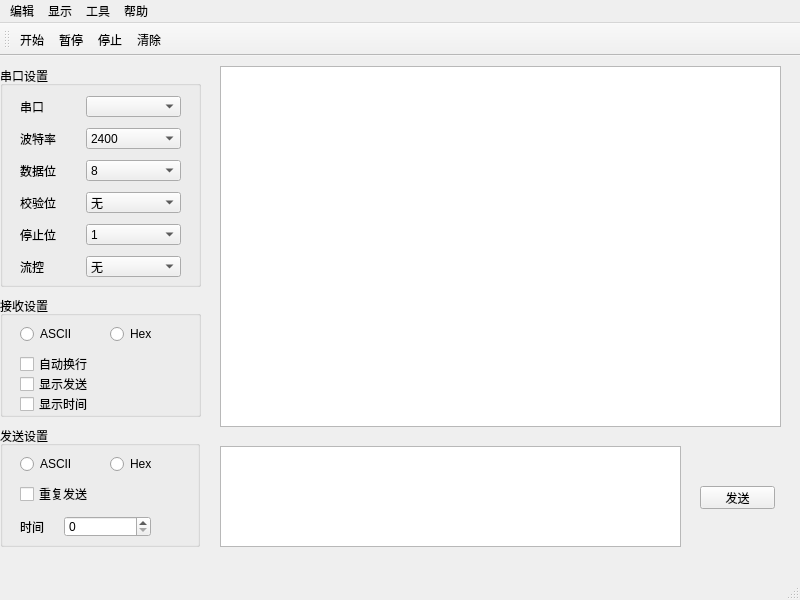
<?xml version="1.0" encoding="UTF-8"?>
<ui version="4.0">
 <class>MainWindow</class>
 <widget class="QMainWindow" name="MainWindow">
  <property name="geometry">
   <rect>
    <x>0</x>
    <y>0</y>
    <width>800</width>
    <height>600</height>
   </rect>
  </property>
  <property name="windowTitle">
   <string>MainWindow</string>
  </property>
  <property name="toolButtonStyle">
   <enum>Qt::ToolButtonIconOnly</enum>
  </property>
  <widget class="QWidget" name="centralwidget">
   <widget class="QGroupBox" name="groupBox">
    <property name="geometry">
     <rect>
      <x>0</x>
      <y>10</y>
      <width>201</width>
      <height>221</height>
     </rect>
    </property>
    <property name="title">
     <string>串口设置</string>
    </property>
    <widget class="QWidget" name="">
     <property name="geometry">
      <rect>
       <x>20</x>
       <y>30</y>
       <width>161</width>
       <height>181</height>
      </rect>
     </property>
     <layout class="QFormLayout" name="formLayout">
      <property name="horizontalSpacing">
       <number>30</number>
      </property>
      <property name="verticalSpacing">
       <number>11</number>
      </property>
      <item row="0" column="0">
       <widget class="QLabel" name="label_1">
        <property name="text">
         <string>串口</string>
        </property>
       </widget>
      </item>
      <item row="1" column="0">
       <widget class="QLabel" name="label_2">
        <property name="text">
         <string>波特率</string>
        </property>
       </widget>
      </item>
      <item row="2" column="0">
       <widget class="QLabel" name="label_3">
        <property name="text">
         <string>数据位</string>
        </property>
       </widget>
      </item>
      <item row="2" column="1">
       <widget class="QComboBox" name="comboBox_3">
        <property name="iconSize">
         <size>
          <width>16</width>
          <height>20</height>
         </size>
        </property>
        <item>
         <property name="text">
          <string>8</string>
         </property>
        </item>
        <item>
         <property name="text">
          <string>7</string>
         </property>
        </item>
        <item>
         <property name="text">
          <string>6</string>
         </property>
        </item>
        <item>
         <property name="text">
          <string>5</string>
         </property>
        </item>
       </widget>
      </item>
      <item row="3" column="0">
       <widget class="QLabel" name="label_4">
        <property name="text">
         <string>校验位</string>
        </property>
       </widget>
      </item>
      <item row="3" column="1">
       <widget class="QComboBox" name="comboBox_4">
        <property name="iconSize">
         <size>
          <width>16</width>
          <height>20</height>
         </size>
        </property>
        <item>
         <property name="text">
          <string>无</string>
         </property>
        </item>
        <item>
         <property name="text">
          <string>奇校验</string>
         </property>
        </item>
        <item>
         <property name="text">
          <string>偶校验</string>
         </property>
        </item>
       </widget>
      </item>
      <item row="4" column="0">
       <widget class="QLabel" name="label_5">
        <property name="text">
         <string>停止位</string>
        </property>
       </widget>
      </item>
      <item row="4" column="1">
       <widget class="QComboBox" name="comboBox_5">
        <property name="iconSize">
         <size>
          <width>16</width>
          <height>20</height>
         </size>
        </property>
        <item>
         <property name="text">
          <string>1</string>
         </property>
        </item>
        <item>
         <property name="text">
          <string>1.5</string>
         </property>
        </item>
        <item>
         <property name="text">
          <string>2</string>
         </property>
        </item>
       </widget>
      </item>
      <item row="5" column="0">
       <widget class="QLabel" name="label_6">
        <property name="text">
         <string>流控</string>
        </property>
       </widget>
      </item>
      <item row="5" column="1">
       <widget class="QComboBox" name="comboBox_6">
        <property name="iconSize">
         <size>
          <width>16</width>
          <height>20</height>
         </size>
        </property>
        <item>
         <property name="text">
          <string>无</string>
         </property>
        </item>
        <item>
         <property name="text">
          <string>CTS/RTS</string>
         </property>
        </item>
        <item>
         <property name="text">
          <string>XON/XOFF</string>
         </property>
        </item>
       </widget>
      </item>
      <item row="0" column="1">
       <widget class="QComboBox" name="comboBox_1">
        <property name="iconSize">
         <size>
          <width>16</width>
          <height>20</height>
         </size>
        </property>
       </widget>
      </item>
      <item row="1" column="1">
       <widget class="QComboBox" name="comboBox_2">
        <property name="iconSize">
         <size>
          <width>16</width>
          <height>20</height>
         </size>
        </property>
        <item>
         <property name="text">
          <string>2400</string>
         </property>
        </item>
        <item>
         <property name="text">
          <string>4800</string>
         </property>
        </item>
        <item>
         <property name="text">
          <string>9600</string>
         </property>
        </item>
        <item>
         <property name="text">
          <string>19200</string>
         </property>
        </item>
        <item>
         <property name="text">
          <string>38400</string>
         </property>
        </item>
        <item>
         <property name="text">
          <string>57600</string>
         </property>
        </item>
        <item>
         <property name="text">
          <string>115200</string>
         </property>
        </item>
        <item>
         <property name="text">
          <string>128000</string>
         </property>
        </item>
        <item>
         <property name="text">
          <string>256000</string>
         </property>
        </item>
        <item>
         <property name="text">
          <string>921600</string>
         </property>
        </item>
       </widget>
      </item>
     </layout>
    </widget>
   </widget>
   <widget class="QGroupBox" name="groupBox_2">
    <property name="geometry">
     <rect>
      <x>0</x>
      <y>240</y>
      <width>201</width>
      <height>121</height>
     </rect>
    </property>
    <property name="title">
     <string>接收设置</string>
    </property>
    <widget class="QRadioButton" name="radioButton_1">
     <property name="geometry">
      <rect>
       <x>20</x>
       <y>30</y>
       <width>89</width>
       <height>16</height>
      </rect>
     </property>
     <property name="text">
      <string>ASCII</string>
     </property>
     <property name="iconSize">
      <size>
       <width>16</width>
       <height>20</height>
      </size>
     </property>
    </widget>
    <widget class="QRadioButton" name="radioButton_2">
     <property name="geometry">
      <rect>
       <x>110</x>
       <y>30</y>
       <width>89</width>
       <height>16</height>
      </rect>
     </property>
     <property name="text">
      <string>Hex</string>
     </property>
     <property name="iconSize">
      <size>
       <width>16</width>
       <height>20</height>
      </size>
     </property>
    </widget>
    <widget class="QCheckBox" name="checkBox_1">
     <property name="geometry">
      <rect>
       <x>20</x>
       <y>60</y>
       <width>121</width>
       <height>16</height>
      </rect>
     </property>
     <property name="text">
      <string>自动换行</string>
     </property>
     <property name="iconSize">
      <size>
       <width>16</width>
       <height>20</height>
      </size>
     </property>
    </widget>
    <widget class="QCheckBox" name="checkBox_2">
     <property name="geometry">
      <rect>
       <x>20</x>
       <y>80</y>
       <width>131</width>
       <height>16</height>
      </rect>
     </property>
     <property name="text">
      <string>显示发送</string>
     </property>
     <property name="iconSize">
      <size>
       <width>16</width>
       <height>20</height>
      </size>
     </property>
    </widget>
    <widget class="QCheckBox" name="checkBox_3">
     <property name="geometry">
      <rect>
       <x>20</x>
       <y>100</y>
       <width>131</width>
       <height>16</height>
      </rect>
     </property>
     <property name="text">
      <string>显示时间</string>
     </property>
     <property name="iconSize">
      <size>
       <width>16</width>
       <height>20</height>
      </size>
     </property>
    </widget>
   </widget>
   <widget class="QGroupBox" name="groupBox_3">
    <property name="geometry">
     <rect>
      <x>0</x>
      <y>370</y>
      <width>200</width>
      <height>121</height>
     </rect>
    </property>
    <property name="title">
     <string>发送设置</string>
    </property>
    <widget class="QRadioButton" name="radioButton_3">
     <property name="geometry">
      <rect>
       <x>20</x>
       <y>30</y>
       <width>89</width>
       <height>16</height>
      </rect>
     </property>
     <property name="text">
      <string>ASCII</string>
     </property>
     <property name="iconSize">
      <size>
       <width>16</width>
       <height>20</height>
      </size>
     </property>
    </widget>
    <widget class="QRadioButton" name="radioButton_4">
     <property name="geometry">
      <rect>
       <x>110</x>
       <y>30</y>
       <width>89</width>
       <height>16</height>
      </rect>
     </property>
     <property name="text">
      <string>Hex</string>
     </property>
     <property name="iconSize">
      <size>
       <width>16</width>
       <height>20</height>
      </size>
     </property>
    </widget>
    <widget class="QCheckBox" name="checkBox_4">
     <property name="geometry">
      <rect>
       <x>20</x>
       <y>60</y>
       <width>131</width>
       <height>16</height>
      </rect>
     </property>
     <property name="text">
      <string>重复发送</string>
     </property>
     <property name="iconSize">
      <size>
       <width>16</width>
       <height>20</height>
      </size>
     </property>
    </widget>
    <widget class="QWidget" name="">
     <property name="geometry">
      <rect>
       <x>20</x>
       <y>90</y>
       <width>131</width>
       <height>21</height>
      </rect>
     </property>
     <layout class="QHBoxLayout" name="horizontalLayout" stretch="1,2">
      <property name="spacing">
       <number>0</number>
      </property>
      <item>
       <widget class="QLabel" name="label_7">
        <property name="text">
         <string>时间</string>
        </property>
       </widget>
      </item>
      <item>
       <widget class="QSpinBox" name="spinBox_2"/>
      </item>
     </layout>
    </widget>
   </widget>
   <widget class="QTextBrowser" name="textBrowser">
    <property name="geometry">
     <rect>
      <x>220</x>
      <y>10</y>
      <width>561</width>
      <height>361</height>
     </rect>
    </property>
   </widget>
   <widget class="QTextEdit" name="textEdit">
    <property name="geometry">
     <rect>
      <x>220</x>
      <y>390</y>
      <width>461</width>
      <height>101</height>
     </rect>
    </property>
   </widget>
   <widget class="QPushButton" name="pushButton">
    <property name="geometry">
     <rect>
      <x>700</x>
      <y>430</y>
      <width>75</width>
      <height>23</height>
     </rect>
    </property>
    <property name="text">
     <string>发送</string>
    </property>
   </widget>
  </widget>
  <widget class="QMenuBar" name="menubar">
   <property name="geometry">
    <rect>
     <x>0</x>
     <y>0</y>
     <width>800</width>
     <height>22</height>
    </rect>
   </property>
   <widget class="QMenu" name="menu">
    <property name="title">
     <string>编辑</string>
    </property>
    <addaction name="action_start"/>
    <addaction name="action_pause"/>
    <addaction name="action_stop"/>
    <addaction name="action_clear"/>
   </widget>
   <widget class="QMenu" name="menu_2">
    <property name="title">
     <string>显示</string>
    </property>
   </widget>
   <widget class="QMenu" name="menu_3">
    <property name="title">
     <string>工具</string>
    </property>
   </widget>
   <widget class="QMenu" name="menu_4">
    <property name="title">
     <string>帮助</string>
    </property>
   </widget>
   <addaction name="menu"/>
   <addaction name="menu_2"/>
   <addaction name="menu_3"/>
   <addaction name="menu_4"/>
  </widget>
  <widget class="QStatusBar" name="statusbar"/>
  <widget class="QToolBar" name="toolBar">
   <property name="windowTitle">
    <string>toolBar</string>
   </property>
   <attribute name="toolBarArea">
    <enum>TopToolBarArea</enum>
   </attribute>
   <attribute name="toolBarBreak">
    <bool>false</bool>
   </attribute>
   <addaction name="action_start"/>
   <addaction name="action_pause"/>
   <addaction name="action_stop"/>
   <addaction name="action_clear"/>
  </widget>
  <action name="action_start">
   <property name="icon">
    <iconset>
     <normalon>image/start.ico</normalon>
    </iconset>
   </property>
   <property name="text">
    <string>开始</string>
   </property>
  </action>
  <action name="action_pause">
   <property name="icon">
    <iconset>
     <normaloff>image/pause.ico</normaloff>image/pause.ico</iconset>
   </property>
   <property name="text">
    <string>暂停</string>
   </property>
  </action>
  <action name="action_stop">
   <property name="icon">
    <iconset>
     <normaloff>image/stop.ico</normaloff>image/stop.ico</iconset>
   </property>
   <property name="text">
    <string>停止</string>
   </property>
  </action>
  <action name="action_clear">
   <property name="icon">
    <iconset>
     <normaloff>image/clear.ico</normaloff>image/clear.ico</iconset>
   </property>
   <property name="text">
    <string>清除</string>
   </property>
  </action>
 </widget>
 <tabstops>
  <tabstop>comboBox_1</tabstop>
  <tabstop>comboBox_2</tabstop>
  <tabstop>comboBox_3</tabstop>
  <tabstop>comboBox_4</tabstop>
  <tabstop>comboBox_5</tabstop>
  <tabstop>comboBox_6</tabstop>
  <tabstop>radioButton_1</tabstop>
  <tabstop>radioButton_2</tabstop>
  <tabstop>checkBox_1</tabstop>
  <tabstop>checkBox_2</tabstop>
  <tabstop>checkBox_3</tabstop>
  <tabstop>radioButton_4</tabstop>
  <tabstop>radioButton_3</tabstop>
  <tabstop>checkBox_4</tabstop>
  <tabstop>spinBox_2</tabstop>
  <tabstop>textBrowser</tabstop>
  <tabstop>textEdit</tabstop>
  <tabstop>pushButton</tabstop>
 </tabstops>
 <resources/>
 <connections/>
</ui>
